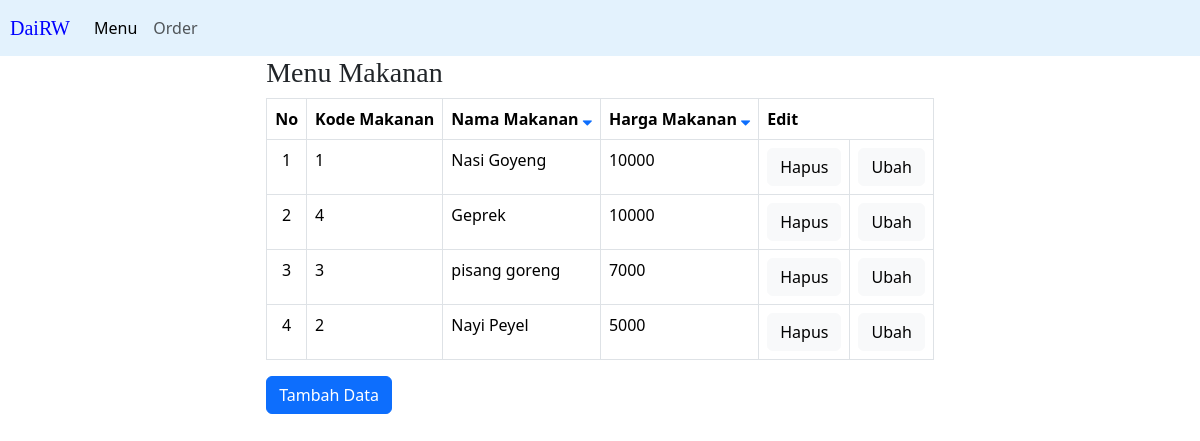
The app's page /menu.php?sort=descH with its own data.
### tables this page shows
CREATE TABLE `menu` (
  `id_makanan` int(30) NOT NULL,
  `nama_makanan` varchar(30) NOT NULL,
  `harga` int(10) NOT NULL
);

### menu.php (the view, shortened to what this page needs)
<?php
include "koneksi.inc";
$data = mysqli_query($koneksi,"SELECT * FROM menu");
$sort_by_desc = mysqli_query($koneksi, "SELECT * FROM menu ORDER BY nama_makanan DESC");
$sort_by_asc = mysqli_query($koneksi, "SELECT * FROM menu ORDER BY nama_makanan");
$sort_harga_asc = mysqli_query($koneksi, "SELECT * FROM menu ORDER BY harga");
$sort_harga_desc = mysqli_query($koneksi, "SELECT * FROM menu ORDER BY harga DESC");
if(isset($_GET['sort'])){
	$data_sort = $_GET;
	if($data_sort['sort'] == 'ascM'){
		$sort = $sort_by_asc;
	} elseif($data_sort['sort'] == 'descM'){
		$sort = $sort_by_desc;
	} elseif($data_sort['sort'] == 'ascH'){
		$sort = $sort_harga_asc;
	} elseif($data_sort['sort'] == 'descH'){
		$sort = $sort_harga_desc;
	}
} else{
	$sort = $data;
}
?>
<!DOCTYPE html>
<html lang="en">
<head>
	<link rel="stylesheet" href="https://cdnjs.cloudflare.com/ajax/libs/font-awesome/4.7.0/css/font-awesome.min.css">
	<link href="https://cdn.jsdelivr.net/npm/bootstrap@5.3.2/dist/css/bootstrap.min.css" rel="stylesheet">
</head>
<body>
	<nav class="navbar navbar-expand-lg navbar-light" style="background-color: #e3f2fd;">
		<a class="navbar-brand" href="index.php" style="margin-left: 10px; font-family: cursive; color: blue;">DaiRW</a>
  		<div class="collapse navbar-collapse" id="navbarNavAltMarkup">
    		<div class="navbar-nav">
		      <a class="nav-item nav-link active" href="#">Menu</a>
		      <a class="nav-item nav-link" href="order.php">Order</a>
    		</div>
		</div>
	</nav>
	<div class="container">
		<div class="row justify-content-center">
			<div class="col-md-auto">
				<h3 style="font-family: Cursive;">Menu Makanan</h3>
				<table class="table table-bordered">
				    <tr>
				        <th>No</th>
				        <th>Kode Makanan</th>
				        <th>Nama Makanan
							<?php if(!isset($data_sort['sort']) || $data_sort['sort'] == 'ascM'): ?>
								<a href='menu.php?sort=descM'><i class="fa fa-sort-asc"></i></a>
							<?php else: ?>
								<a href='menu.php?sort=ascM'><i class="fa fa-sort-desc"></i></a>
							<?php endif; ?>
						</th>
				        <th>Harga Makanan
				        	<?php if(!isset($data_sort['sort']) || $data_sort['sort'] == 'ascH'): ?>
								<a href='menu.php?sort=descH'><i class="fa fa-sort-asc"></i></a>
							<?php else: ?>
								<a href='menu.php?sort=ascH'><i class="fa fa-sort-desc"></i></a>
							<?php endif; ?>
				        </th>
				        <th colspan=2>Edit</th>
				    </tr>
				    <?php
				    $no = 1;
				    while ($tampil = mysqli_fetch_array($sort)){
				        echo "
				        <tr>
				            <td align='center'>$no</td>
				            <td>$tampil[id_makanan]</td>
				            <td>$tampil[nama_makanan]</td>
				            <td>$tampil[harga]</td>
				            <td><a class='btn btn-light' href='?kode=$tampil[id_makanan]'>Hapus</a></td>
				            <td><a class='btn btn-light' href='editData.php?kode=$tampil[id_makanan]'>Ubah</a></td>
				        </tr>";
				        $no++;
				    }
				    ?>
				</table>
				<a class="btn btn-primary" href="insertData.php">Tambah Data</a>
			</div>
		</div>
	</div>
</body>
</html>

### records on screen
menu: id_makanan "1", nama_makanan "Nasi Goyeng", harga "10000"
menu: id_makanan "4", nama_makanan "Geprek", harga "10000"
menu: id_makanan "3", nama_makanan "pisang goreng", harga "7000"
menu: id_makanan "2", nama_makanan "Nayi Peyel", harga "5000"
